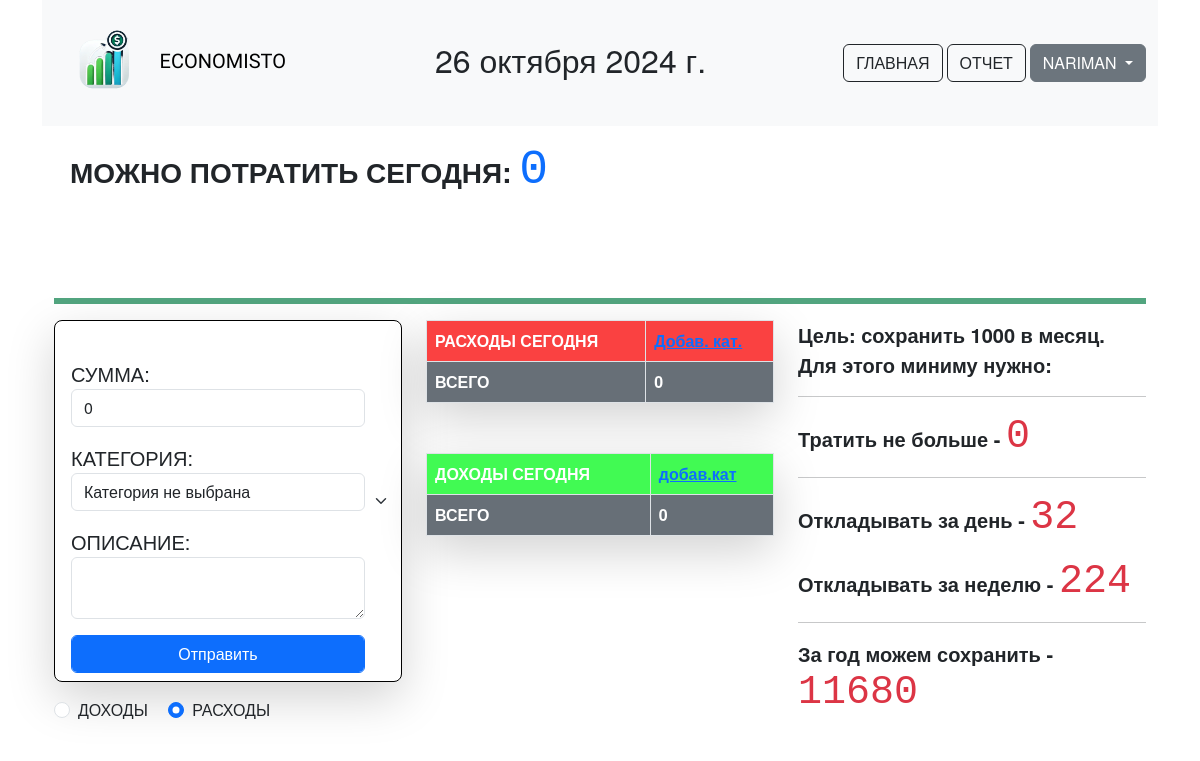
The app's page / (signed in), older data.
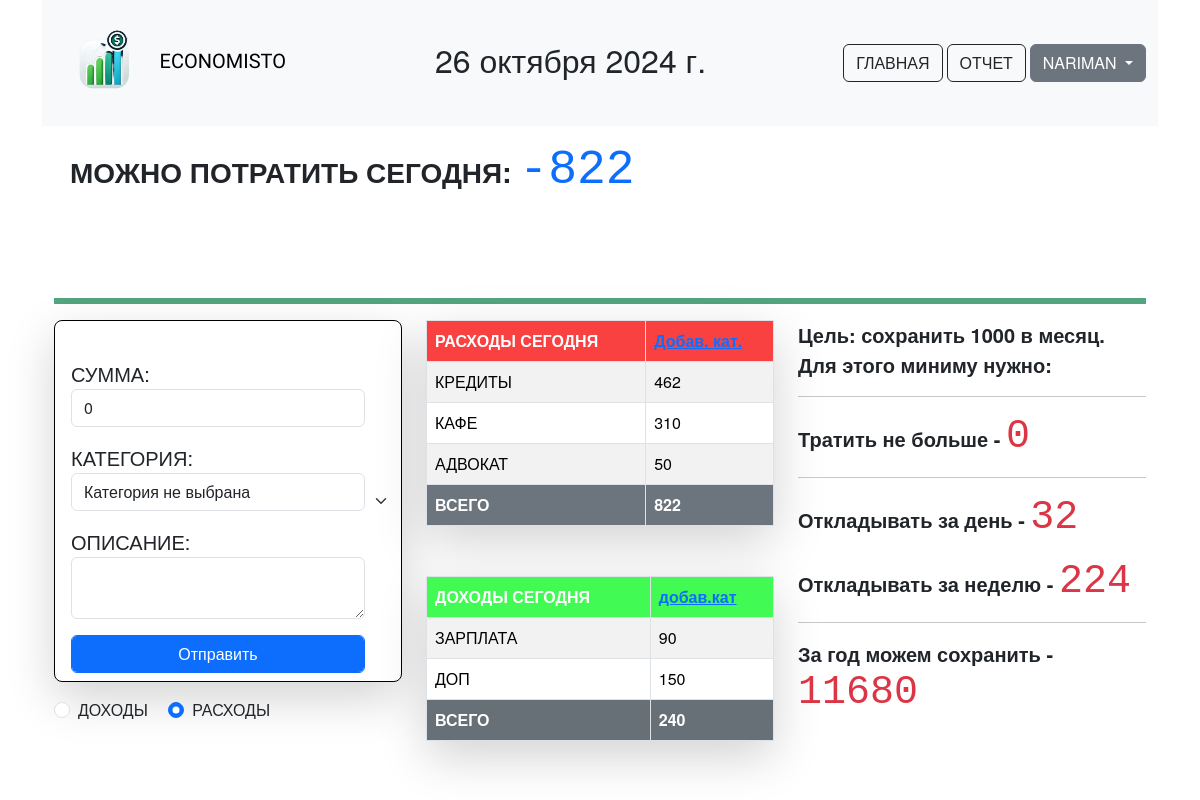
The same page, newer data.
### main/models.py (models this page shows)
class Category(models.Model):
    user = models.ForeignKey(NewUser, on_delete=models.CASCADE, verbose_name='Пользователь')
    name = models.CharField(verbose_name='Название', max_length=64)
    description = models.TextField(verbose_name='Описание', blank=True, null=True)
    time_create = models.DateTimeField(verbose_name='Дата создания', auto_now_add=True)
    class Meta:
        verbose_name = 'Пользовательская категория расхода'
        verbose_name_plural = 'Пользовательские категории расходов'
    def __str__(self):
        return self.name

class CategoryIncomes(models.Model):
    user = models.ForeignKey(NewUser, on_delete=models.CASCADE, verbose_name='Пользователь')
    name = models.CharField(verbose_name='Название', max_length=64)
    description = models.TextField(verbose_name='Описание', blank=True, null=True)
    time_create = models.DateTimeField(verbose_name='Дата создания', auto_now_add=True)
    class Meta:
        verbose_name = 'Пользовательская категория доходов'
        verbose_name_plural = 'Пользовательские категории доходов'
    def __str__(self):
        return self.name

### main/views.py (the view)
# urls.py: path('', main.main_page, name='main'),
@login_required
def main_page(request):
    title = 'Траты за день'
    user = request.user
    dailyexp_form = DailyExpForm(request.POST, user=user)
    if request.method == "POST" and dailyexp_form.is_valid():
        NecessaryExpenses.objects.create(user=request.user, sum=dailyexp_form.cleaned_data['sum'],
                                     category=dailyexp_form.cleaned_data['category'],
                                         description = dailyexp_form.cleaned_data['description'])
        user_fin_state = FinancialStatement.objects.filter(user=request.user)
        monthly_expenses=FinancialStatement.objects.get(user=request.user)
        user_fin_state.update(expenses_live=monthly_expenses.expenses_live-dailyexp_form.cleaned_data['sum'])
        return HttpResponseRedirect(reverse('main'))
    else:
        dailyexp_form = DailyExpForm(user=user)
    dailyinc_form = DailyIncForm(request.GET, user=user)
    if request.method == "GET" and dailyinc_form.is_valid():
        Income.objects.create(user=request.user, sum=dailyinc_form.cleaned_data['sum'],
                                     category=dailyinc_form.cleaned_data['category'],
                              description = dailyinc_form.cleaned_data['description'])
        return HttpResponseRedirect(reverse('main'))
    else:
        dailyinc_form = DailyIncForm(user=user)
    total_inc=Income.objects.filter(user=request.user, time_create__day=today.day).aggregate(Sum('sum'))
    total_exp=NecessaryExpenses.objects.filter(user=request.user, time_create__day=today.day).aggregate(Sum('sum'))
    if total_exp['sum__sum'] == None:
        total_exp['sum__sum']=0
    if total_inc['sum__sum'] == None:
        total_inc['sum__sum']=0
    try:
        daily_save = total_inc['sum__sum'] - total_exp['sum__sum']
    except:
        daily_save = 0
    monthly_save = FinancialStatement.objects.get(user=request.user)
    daily_save_amount = monthly_save.monthly_target / monthrange(2024, datetime.now().month)[1]
    max_monthly_exp = monthly_save.expenses_live#monthly_save.monthly_incoms-monthly_save.monthly_target
    max_daily_exp = round(max_monthly_exp/monthrange(2024, datetime.now().month)[1])
    different_maxexp_daylyexp= max_daily_exp-total_exp['sum__sum']
    try:
        degre_save = round(total_exp['sum__sum']/max_monthly_exp*100)
    except:
        degre_save = 0
    try:
        degre_exp=round(total_exp['sum__sum']/ round(max_monthly_exp/monthrange(2024, datetime.now().month)[1])*100)
    except ZeroDivisionError:
        degre_exp=0
    content = {'title': title,
               'dailyexp': dailyexp_form,
               'dailyinc': dailyinc_form,
               'today': today,
               'table_daily_exp': total_table(NecessaryExpenses.objects.filter(time_create__day=today.day, user=request.user), request),
               'table_daily_inc':total_table(Income.objects.filter(time_create__day=today.day, user=request.user), request),
               'total_inc': total_inc,
               'total_exp': total_exp,
               'daily_save': daily_save,
               'daily_save_amount': round(daily_save_amount),
               'weekly_save_amount': round(daily_save_amount)*7,
               'monthly_save_amount': monthly_save,
               'year_save_amount': round(daily_save_amount)*365,
               'max_daily_exp': max_daily_exp,
               'degre_exp': degre_exp,
               'degre_save': degre_save,
               'daily_exp_amount': different_maxexp_daylyexp
               }
    return render(request, 'main/index.html', content)

### main/forms.py
class DailyExpForm (forms.ModelForm):
    class Meta:
        model = NecessaryExpenses
        fields = ['sum', 'category', 'description']
        categoryes= forms.ModelChoiceField(queryset=None)
        widgets={
            'description': forms.Textarea(attrs={'rows': 2, 'cols': 37})
        }
    def __init__(self, *args, **kwargs):
        self.user = kwargs.pop('user', None)
        super().__init__(*args, **kwargs)
        self.fields['category'].queryset = Category.objects.filter(user=self.user)
        self.fields['category'].empty_label = 'Категория не выбрана'
        for field_name, field in self.fields.items():
            field.widget.attrs['class'] = 'form-control'
            field.help_text = ''

### authapp/models.py (called while the page is built)
    def __str__(self):
        return f'{self.username}'

### main/templates/main/index.html (shortened to what the changed rows need)
<!DOCTYPE html>
    {% extends 'main/base.html' %}
    {% load static %}
        {%block content%}
        <div class="container-sm clearfix">
            <dev class="d-flex justify-content m-3">
            <p class="fs-3 fw-semibold">МОЖНО ПОТРАТИТЬ СЕГОДНЯ: <strong class="display-5 font-monospace text-primary">{{daily_exp_amount}}</strong> </p>
                <br>
            </dev>
            <div class="row">
                <div class="position-relative col">
                    <table class="table table-striped table-hover table-bordered shadow-lg p-2 mb-2 bg-body-tertiary">
                        <thead>
                                <th scope="col" class="table-head-expemses">РАСХОДЫ СЕГОДНЯ</th>
                                <th scope="col" class="table-head-expemses"><a href="{%url 'addexpcat'%}">Добав. кат.</a></th>
                        </thead>
                        <tbody>
                        {%for key, val in table_daily_exp.items%}
                            <tr>
                              <td scope="row">{{key|upper}}</td>
                              <td>{{val}}</td>
                            </tr>
                        {%endfor%}
                              <tr class="table-group-divider">
                                    <th scope="row" class="text-bg-secondary "><strong>ВСЕГО</strong></th>
                                  {%if total_exp.sum__sum == None%}
                                    <td class="text-bg-secondary"><strong>---</strong></td>
                                  {%else%}
                                    <td class="text-bg-secondary"><strong>{{total_exp.sum__sum}}</strong></td>
                                  {%endif%}
                                </tr>
                        </tbody>
                    </table>
                    <table class="table table-striped table-hover table-bordered shadow-lg p-3 mb-5 bg-body-tertiary rounded table-responsive" style="margin-top:50px">
                        <thead>
                            <tr>
                                <th scope="col" class="head-color">ДОХОДЫ СЕГОДНЯ</th>
                                <th scope="col" class="head-color"><a href="{%url 'addinccat'%}">добав.кат</a></th>
                            </tr>
                        </thead>
                        <tbody>
                                {%for key, val in table_daily_inc.items%}
                            <tr>
                              <td scope="row">{{key|upper}}</td>
                              <td>{{val}}</td>
                            </tr>
                        {%endfor%}
                                <th scope="row" class="text-bg-secondary"> <strong>ВСЕГО</strong></th>
                                {%if total_inc.sum__sum != None%}
                                   <td class="text-bg-secondary"><strong>{{total_inc.sum__sum}}</strong></td>
                                    {%else%}
                                    <td class="text-bg-secondary"><strong>---</strong></td>
                                {%endif%}
                        </tbody>
                    </table>
                </div>
            </div>
            </div>
        </div>
        {%endblock%}

Row changes from the older to the newer data that the page shows:
now on this page (row unchanged): Category: table_daily_exp "КРЕДИТЫ"
added Category: table_daily_exp "КАФЕ"
added Category: table_daily_exp "АДВОКАТ"
now on this page (row unchanged): CategoryIncomes: table_daily_inc "ЗАРПЛАТА"
added CategoryIncomes: table_daily_inc "ДОП"
Text that changed along with them:
{{ daily_exp_amount }}: "0" → "-822"
{{ total_exp.sum__sum }}: "0" → "822"
{{ total_inc.sum__sum }}: "0" → "240"
new list line: "462"
new list line: "310"
new list line: "50"
new list line: "90"
new list line: "150"
